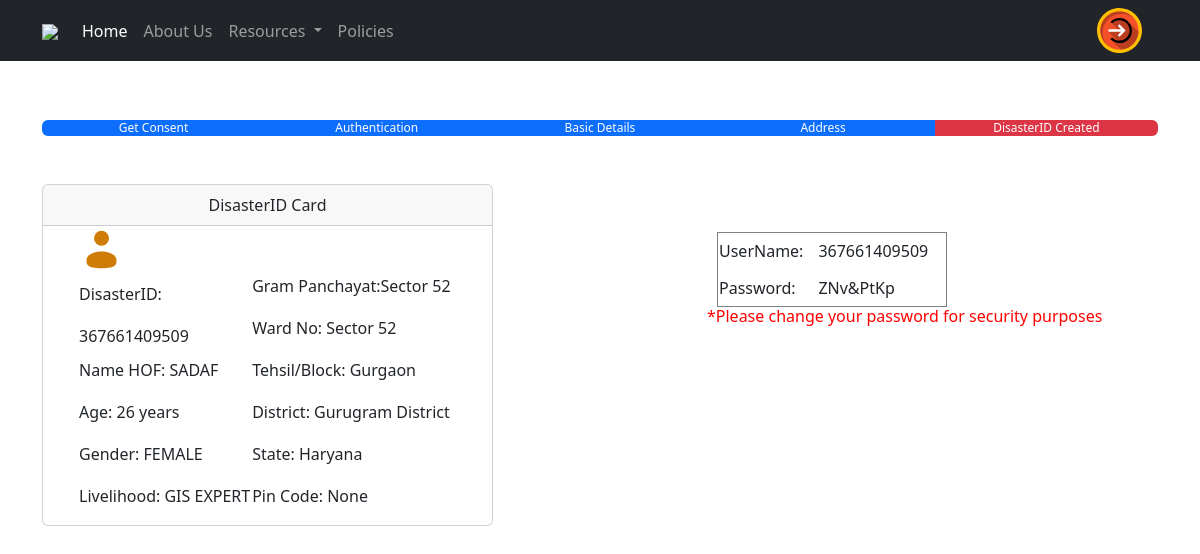
Screenshot of /disasterID-card/5/ with the database file from the repository.
### DisasterID/models.py (models this page shows, shortened)
class UserAddress(models.Model):
    user_profile = models.OneToOneField(UserProfile, on_delete=models.CASCADE)
    gramPanchayat=models.CharField(max_length=50,null=True)
    ward_no=models.CharField(max_length=20, null=True)
    tehsil_or_block=models.CharField(max_length=50,null=True)
    pincode=models.IntegerField(null=True)
    district=models.CharField(max_length=50, null=True)
    state=models.CharField(max_length=50, null=True)
    latitude=models.CharField(max_length=20, null=True)
    longitude=models.CharField(max_length=20, null=True)

class UserProfile(models.Model):
    email = models.EmailField(unique=True, null=True)
    disaster_id = models.CharField(max_length=12, unique=True, null=True)
    password=models.CharField(max_length=18, null=True)

class BasicUserDetails(models.Model):
    user_profile = models.OneToOneField(UserProfile, on_delete=models.CASCADE)
    name = models.CharField(max_length=255, null=True)
    age=models.IntegerField(validators=[MinValueValidator(1),MaxValueValidator(120)], null=True)
    gender=models.CharField(max_length=20, null=True)
    livelihood=models.CharField(max_length=50, null=True)

### DisasterID/views.py (the view)
# urls.py: path('disasterID-card/<int:email_verification_id>/', views.disasterID, name='disasterID_card'),
def disasterID(request, email_verification_id):
    email_verification = EmailVerification.objects.get(id=email_verification_id)
    user_profile=email_verification.user_profile
    basic_user_details=BasicUserDetails.objects.get(user_profile_id=email_verification.user_profile)
    user_address=UserAddress.objects.get(user_profile_id=email_verification.user_profile)
    password=user_profile.password
    return render(request, "DisasterID/disasterID_Card.html",{
        "user_profile":user_profile,
        "email_verification": email_verification,
        "user_detail":basic_user_details,
        "user_address":user_address,
        "password":password
        })

### DisasterID/templates/DisasterID/disasterID_Card.html (shortened to what this page needs)
{% extends 'base.html' %}
{% block content %}
<div class="container mt-5">
    <div class="progress">
        <div class="progress-bar bg-primary" style="width:20%">
          Get Consent
        </div>
        <div class="progress-bar bg-primary" style="width:20%">
          Authentication
        </div>
        <div class="progress-bar bg-primary" style="width:20%">
          Basic Details
        </div>
        <div class="progress-bar bg-primary" style="width:20%">
          Address
        </div>
        <div class="progress-bar bg-danger" style="width:20%">
          DisasterID Created
        </div>
      </div>
</div>
<div class="container mt-5">
    <div class="row">
        <div class="col-md-5">
            <div class="card" id="map-container">
                <div class="card-header" id="location-map-header" style="text-align:center;">DisasterID Card</div>
                <div class="card-body p-0">
                        <table style="margin-left:35px;">
                            <tr>
                                <td colspan="2">
                                    </td>
                                <td></td>
                            </tr>
                            <tr>
                                <td>DisasterID: </td>
                                <td><p>   Gram Panchayat:{{user_address.gramPanchayat}}</P></td>
                            </tr>
                            <tr>
                                <td>{{user_profile.disaster_id}}</td>
                                <td><p>Ward No: {{user_address.ward_no}}</P></td>
                            </tr>
                            <tr>
                                <td><p>Name HOF: {{user_detail.name}}</p></td>
                                <td><p>Tehsil/Block: {{user_address.tehsil_or_block}}</P></td>
                            </tr>
                            <tr>
                                <td><p>Age: {{user_detail.age}} years</p></td>
                                <td><p>District: {{user_address.district}}</P></td>
                            </tr>
                            <tr>
                                <td><p>Gender: {{user_detail.gender}}</P></td>
                                <td><p>State: {{user_address.state}}</P></td>
                            </tr>
                            <tr>
                                <td><p>Livelihood: {{user_detail.livelihood}}</p></td>
                                <td><p>Pin Code: {{user_address.pincode}}</P></td>
                            </tr>
                        </table>
                </div>
            </div>
        </div>
        <div class="col-md-2"></div>
        <div class="col-md-5">
            <div class="container pt-5"></div>
            <table style="margin-left:10px;" width="230px" height="75px" border="1" border-color="#000" >
                <tr>
                    <td style="margin-left:20px;">UserName:</td>
                    <td style="margin-left:20px;">{{user_profile.disaster_id}}</td>
                </tr>
                <tr>
                    <td style="margin-left:20px;">Password:</td>
                    <td style="margin-left:20px;">{{password}}</td>
                </tr>
            </table>
            <h6 style="color:red;">*Please change your password for security purposes</h6>
        </div>
        </div>
    </div>
</div>
{% endblock %}

### rows the page displays
UserAddress: gramPanchayat "Sector 52", ward_no "Sector 52", tehsil_or_block "Gurgaon", district "Gurugram District", state "Haryana", pincode "None"
UserProfile: disaster_id "367661409509", password "ZNv&PtKp"
BasicUserDetails: name "SADAF", age "26", gender "FEMALE", livelihood "GIS EXPERT"
